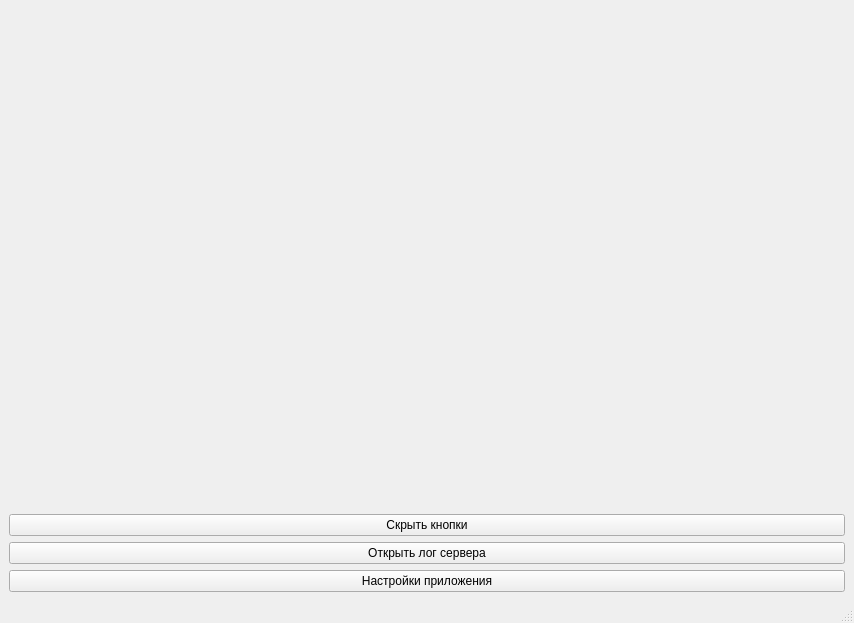
<?xml version="1.0" encoding="UTF-8"?>
<ui version="4.0">
 <class>MainWindow</class>
 <widget class="QMainWindow" name="MainWindow">
  <property name="geometry">
   <rect>
    <x>0</x>
    <y>0</y>
    <width>854</width>
    <height>623</height>
   </rect>
  </property>
  <property name="windowTitle">
   <string>MainWindow</string>
  </property>
  <widget class="QWidget" name="centralwidget">
   <layout class="QGridLayout" name="gridLayout">
    <item row="0" column="0">
     <widget class="QWidget" name="widget" native="true"/>
    </item>
    <item row="1" column="0">
     <widget class="QPushButton" name="showOff">
      <property name="text">
       <string>Скрыть кнопки</string>
      </property>
     </widget>
    </item>
    <item row="3" column="0">
     <widget class="QPushButton" name="dbConfig">
      <property name="text">
       <string>Настройки приложения</string>
      </property>
     </widget>
    </item>
    <item row="2" column="0">
     <widget class="QPushButton" name="pushButton">
      <property name="text">
       <string>Открыть лог сервера</string>
      </property>
     </widget>
    </item>
   </layout>
  </widget>
  <widget class="QMenuBar" name="menubar">
   <property name="geometry">
    <rect>
     <x>0</x>
     <y>0</y>
     <width>854</width>
     <height>21</height>
    </rect>
   </property>
  </widget>
  <widget class="QStatusBar" name="statusbar"/>
 </widget>
 <resources/>
 <connections/>
</ui>
